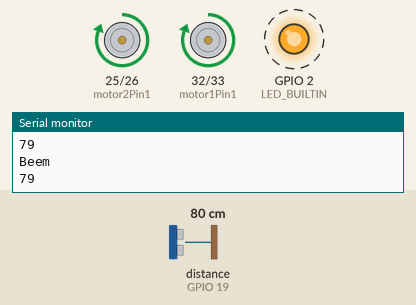
Recording of a sketch running on a simulated ESP32. Parts: motor-driver pin pairs drawn as motors (green arrow = first pin HIGH = forward, orange = second pin HIGH = backward, longer = more drive), output pins drawn as LEDs (lit = HIGH), the last lines printed to the serial monitor. Wiring (inferred from the names in the program): ultrasonic range finder: trigger GPIO 18; echo GPIO 19. Dashed ring = blinking. The inputs (shaded band) are chosen by the test bench; at power-on: distance to the obstacle (sensor on GPIO 19) 80 cm. The echo pulse lasts 58.3 µs per cm; pins used as bus, display or sensor lines are not drawn.

Above: at 0.92 s.
1.3 s: distance to the obstacle (sensor on GPIO 19) set to 46 cm
4.3 s: distance to the obstacle (sensor on GPIO 19) set to 41 cm
At 5.6 s:
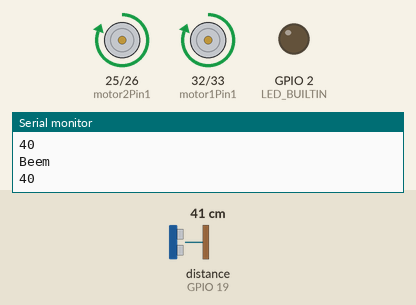
7.3 s: distance to the obstacle (sensor on GPIO 19) set to 2 cm
At 9.3 s:
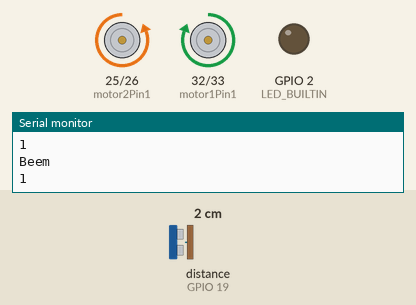
10.3 s: distance to the obstacle (sensor on GPIO 19) set to 60 cm
At 11.0 s:
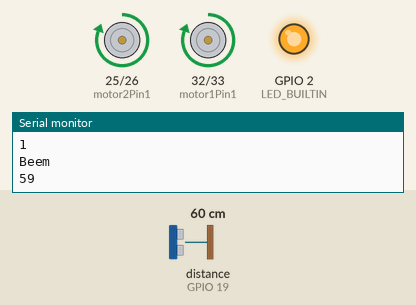
Timing chart, 0 to 14.3 s (numbered marks = the images above; inputs shaded):
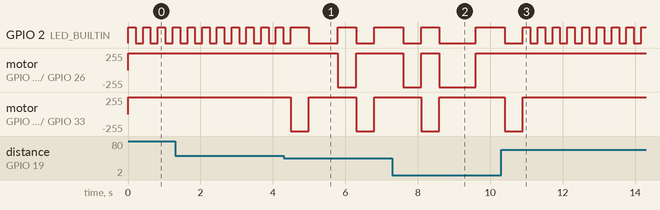

The sketch:

carcode.ino
```cpp
int motor1Pin1 = 32;
int motor1Pin2 = 33;
int motor2Pin1 = 25;
int motor2Pin2 = 26;

int trigPin = 18;
int echoPin = 19;

int turnAmount = 500;

void setup() {
  Serial.begin(115200);

  pinMode(trigPin, OUTPUT);
  pinMode(echoPin, INPUT);

  pinMode(LED_BUILTIN, OUTPUT);

  pinMode(motor1Pin1, OUTPUT);
  pinMode(motor1Pin2, OUTPUT);
  pinMode(motor2Pin1, OUTPUT);
  pinMode(motor2Pin2, OUTPUT);

}

bool isOn = false;
void toggleLight(){
  if (isOn == true) {
    digitalWrite(LED_BUILTIN, LOW);
    isOn = false;
  } else {
    digitalWrite(LED_BUILTIN, HIGH);
    isOn = true;
  }
}

int getDistance(){
  Serial.println("Beem");
  digitalWrite(trigPin, LOW);
  delayMicroseconds(2);
  digitalWrite(trigPin, HIGH);
  delayMicroseconds(10);
  digitalWrite(trigPin, LOW);
  int duration = pulseIn(echoPin, HIGH);
  int distance = duration * 0.034/2;
  Serial.println(distance);
  return distance;
}

void moveBack(){
  digitalWrite(motor1Pin1, LOW);
  digitalWrite(motor1Pin2, HIGH);
  digitalWrite(motor2Pin1, LOW);
  digitalWrite(motor2Pin2, HIGH);
  toggleLight();
}

void moveForward(){
  digitalWrite(motor1Pin1, HIGH);
  digitalWrite(motor1Pin2, LOW);
  digitalWrite(motor2Pin1, HIGH);
  digitalWrite(motor2Pin2, LOW);
  toggleLight();
}

void turnRight(){
  digitalWrite(motor1Pin1, LOW);
  digitalWrite(motor1Pin2, HIGH);
  digitalWrite(motor2Pin1, HIGH);
  digitalWrite(motor2Pin2, LOW);
  toggleLight();
}

void turnLeft(){
  digitalWrite(motor1Pin1, HIGH);
  digitalWrite(motor1Pin2, LOW);
  digitalWrite(motor2Pin1, LOW);
  digitalWrite(motor2Pin2, HIGH);
  toggleLight();
}

void Stop(){
  digitalWrite(motor1Pin1, LOW);
  digitalWrite(motor1Pin2, LOW);
  digitalWrite(motor2Pin1, LOW);
  digitalWrite(motor2Pin2, LOW);
  toggleLight();
}

void loop() {
  if (getDistance() > 40){
    moveForward();
    delay(200);
  }else {
    turnRight();
    delay(turnAmount);
    if (getDistance() < 40){
      turnLeft();
      delay(turnAmount * 2);
      moveForward();
      delay(800);
      turnRight();
      delay(turnAmount);
    }else{
      moveForward();
      delay(800);
      turnLeft();
      delay(turnAmount);
    }
  }
}
```

Measured:
- the behaviour switches between 42 and 41 cm on distance to the obstacle (sensor on GPIO 19) (found by bisection; images 0 and 1)
- after the input at 4.3 s, motor on GPIO 25 (motor2Pin1) / GPIO 26 (motor2Pin2): forward 255/255 → backward 255/255 after 1.5 s, → forward 255/255 0.50 s later; motor on GPIO 32 (motor1Pin1) / GPIO 33 (motor1Pin2): alternates forward 255/255 for 1.3 s and backward 255/255 for 0.50 s, starting after 0.19 s
- after the input at 7.3 s, motor on GPIO 32 (motor1Pin1) / GPIO 33 (motor1Pin2): goes on until 8.6 s, then stays forward 255/255
- after the input at 10.3 s, motor on GPIO 25 (motor2Pin1) / GPIO 26 (motor2Pin2): stays forward 255/255 (without the input it goes to backward 255/255 after 1.1 s)
- by itself, GPIO 2 (LED_BUILTIN): repeats every 0.41 s: HIGH 0.20 s, LOW 0.20 s
